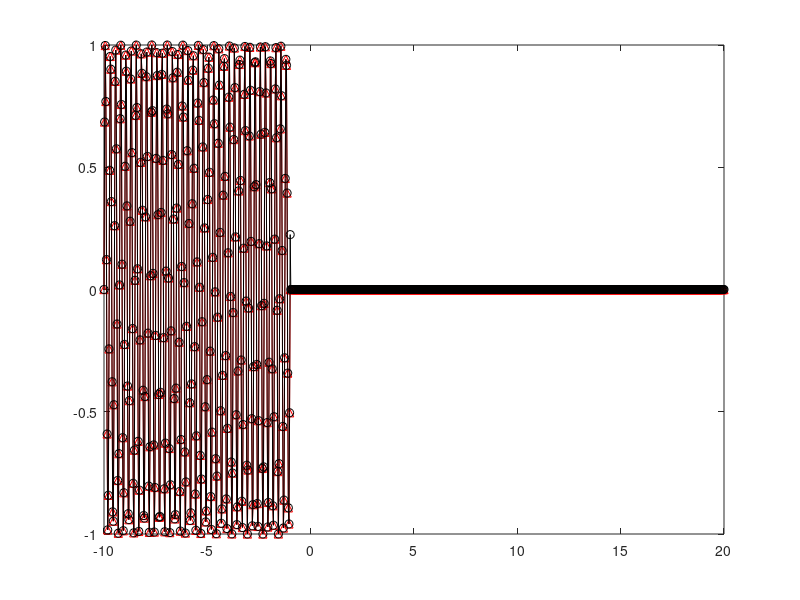

This chart was generated by the following MATLAB code:
%%
%     COURSE: Master MATLAB through guided problem-solving
%    SECTION: Translate formulas into code
%      VIDEO: Piecewise functions
% Instructor: mikexcohen.com
%
%%

x = linspace(-10,20,1000);
y = zeros(size(x)); % initialize output


% the effective-but-unseemly way
for i=1:length(x)
    
    % piece 1
    if x(i)<-1
        y(i) = sin(2*pi*x(i)*4);
        
    % piece 2
    
        
    % piece 3
    
        
    % piece 4
    
        
    % piece 5
    
    end
end

figure(1), clf
plot(x,y,'r-^')

%% before the better solution, a primer on dsearchn

% question: which index contains the number 4?
t = [ 1 3 4 5 6 7 ];

% could solve with find
find(t==4)

% new question: which index is *closest* to 4.01?
find(t==4.01) % nope.

idx = dsearchn(t',4.01); % inputs must be column vectors
t(idx)

% same thing as min(abs
[~,idx] = min(abs(t-4.01));
t(idx)

%% now for the better way to make a piece-wise function

% find indices of break points
xidx = dsearchn(x',[-1 0 3 10]');

% piece 1
y(1:xidx(1)) = sin(2*pi*4* x(1:xidx(1)) );

% piece 2


% piece 3


% piece 4


% piece 5


hold on
plot(x,y,'ko-')

%%

